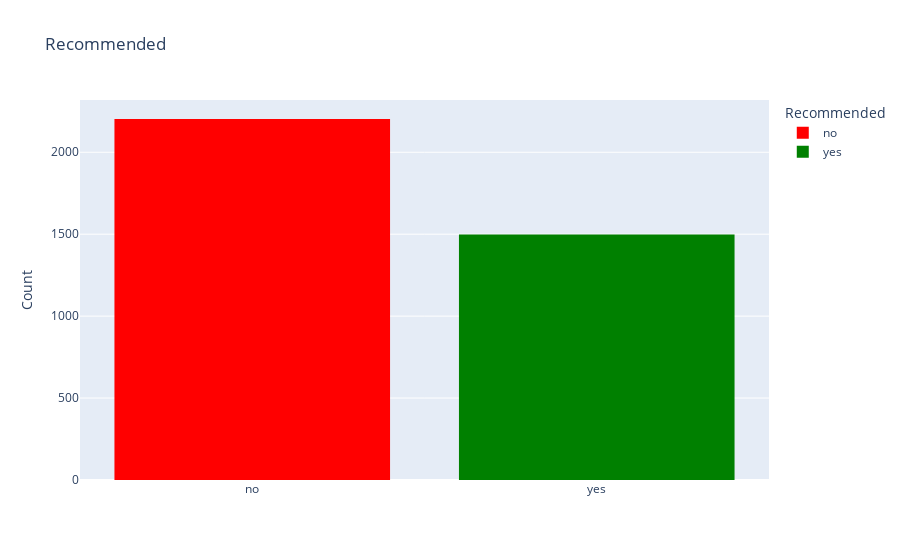

Here is the notebook cell this chart was saved with:
### Code cell
# look at Recommended
color_map = {'yes':'green', 'no':'red'}
fig = px.histogram(data_frame = data, x = 'Recommended', title = 'Recommended', color = 'Recommended', color_discrete_map = color_map)
fig.update_layout(yaxis_title = 'Count', xaxis_title = '')
fig.show()

### Figure 1 — Plotly figure (JSON) as saved in the notebook; plotly's stock layout.template omitted (floating-point values rounded to 4 significant figures; data arrays with more than 128 entries replaced by an {"elided": "..."} marker saying what was removed)
{"data": [{"alignmentgroup": "True", "bingroup": "x", "hovertemplate": "Recommended=%{x}<br>count=%{y}<extra></extra>", "legendgroup": "no", "marker": {"color": "red", "pattern": {"shape": ""}}, "name": "no", "offsetgroup": "no", "orientation": "v", "showlegend": true, "type": "histogram", "x": {"elided": "2203 str values"}, "xaxis": "x", "yaxis": "y"}, {"alignmentgroup": "True", "bingroup": "x", "hovertemplate": "Recommended=%{x}<br>count=%{y}<extra></extra>", "legendgroup": "yes", "marker": {"color": "green", "pattern": {"shape": ""}}, "name": "yes", "offsetgroup": "yes", "orientation": "v", "showlegend": true, "type": "histogram", "x": {"elided": "1498 str values"}, "xaxis": "x", "yaxis": "y"}], "layout": {"barmode": "relative", "legend": {"title": {"text": "Recommended"}, "tracegroupgap": 0}, "title": {"text": "Recommended"}, "xaxis": {"anchor": "y", "categoryarray": ["no", "yes"], "categoryorder": "array", "domain": [0, 1], "title": {"text": ""}}, "yaxis": {"anchor": "x", "domain": [0, 1], "title": {"text": "Count"}}}}
